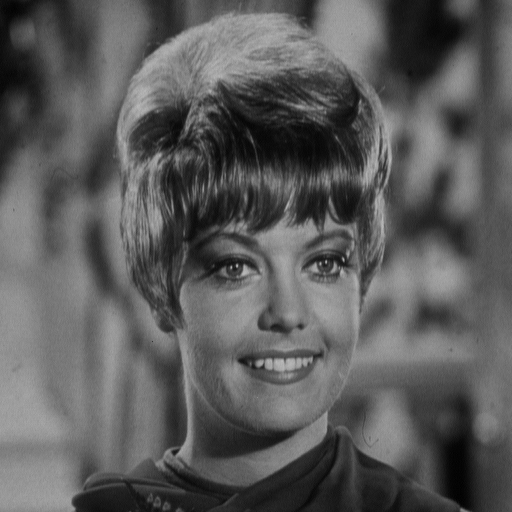
%> input picture 1.Frequency Based Approach/implementing the naive frequency based weights on different images  with constant offset/zelda.png, 512 x 512 px
$ octave L.m   (GNU Octave 9; MATLAB toolbox functions it lacks are replaced by stand-ins)
%> lines starting %> are read from the running program, lines starting %| are printed output that depends on the picture
clear
filename = 'zelda'
img = (imread(strcat(filename,'.png')));
%> img is the input picture: size 512x512 uint8; min 0, max 187, mean 91.2
[count , ~] = imhist(img);
%> count = 256 values, max 2588 at index 121, min 0 at index 187, mean 1024
for i = 0:255
    A(:,:,i+1) = (img >= i); %higher SSIM with equality
end
B = zeros(size(img));
for i =0:255
    B(:,:) = B(:,:) + A(:,:,i+1);
end
B = B + (B < 1)*3;
B = im2uint8(B,'indexed');
imshow(B)
title('REMADE');
figure;
imshow(img);
title('Actual');
B = zeros(size(img));
for i =0:255
    B(:,:) = B(:,:) + A(:,:,i+1)*(i)*(count(i+1)/(size(img,1)*size(img,2)));
end
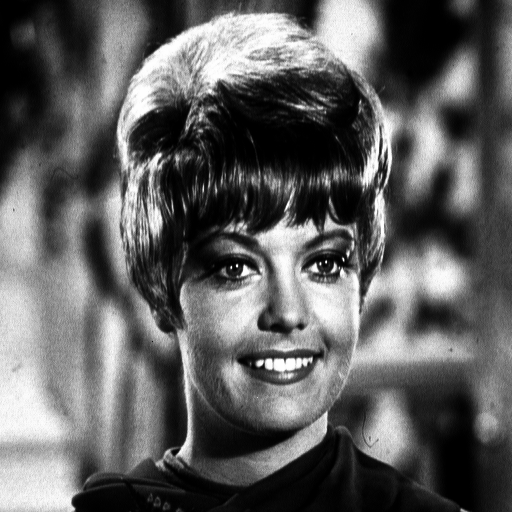
%> B: size 512x512 double; min 0, max 91.17, mean 34.3; drawn with min black and max white
figure;
imhist(img)
title('Actual');
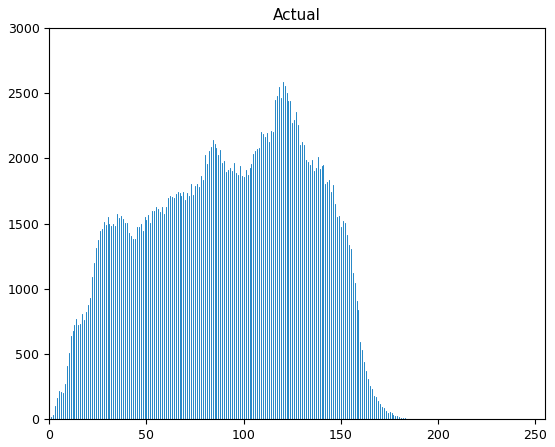
%> figure redrawn from the program's plot data; highest point at x = 120, y = 2588
B = ceil(B);
B = uint8(B);
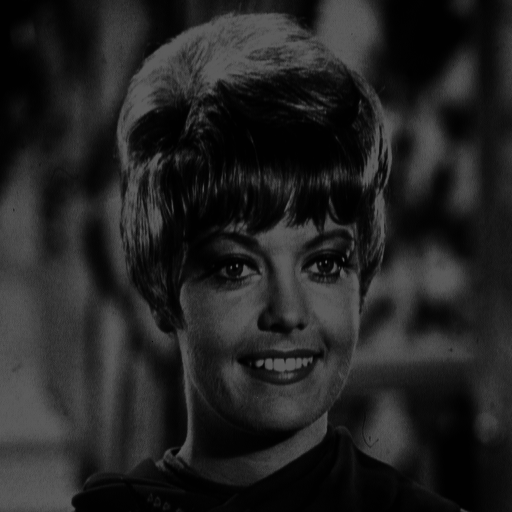
%> B: size 512x512 uint8; min 0, max 92, mean 34.8; mean of the top-left, top-right, bottom-left and bottom-right quarters 31.3, 29.1, 43.3, 35.3
offset = (sum(sum(img)))/(size(img,1)*size(img,2));
%> offset = 91.17
ssim(img,B);
ssim(img,B+offset);
figure,imshow(B+offset),title(strcat('With estimated offset- ',num2str(offset),'the ssim is ',ssim(img,B+offset)));
%> after `imshow(B+offset)`:
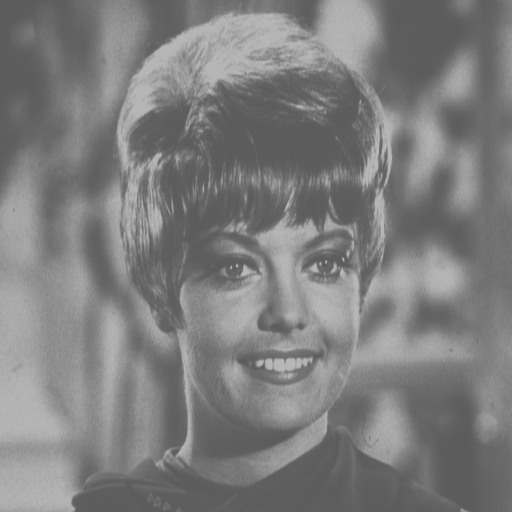
%> displayed picture: size 512x512, on the screen's scale of 0 to 255; min 91, max 183, mean 125.8
imwrite(B+offset,strcat('Estimated offset ',filename,'.jpg'),'jpeg')
offplot = zeros(1,255);
for i = 1: 255
    offplot(i) = ssim(img,B+i);
end
%> after the loop, offplot = 255 values, max 0.9 at index 49, min 0.385 at index 255, mean 0.7
figure,plot(linspace(1,255,255),offplot),title('Plot of SSIM for different offsets');
%> after `title('Plot of SSIM for different offsets')`:
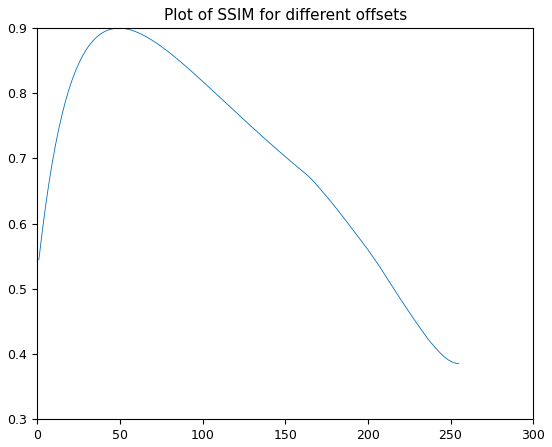
%> figure redrawn from the program's plot data; curve peaks at x = 49, y = 0.9
imwrite(plot(linspace(1,255,255),offplot),strcat('Plot ',filename,'.jpg'),'jpeg')
[value,index] = max(offplot);
%> value = 0.9; index = 49
figure,imshow(B + max(max(offplot))),title(strcat('Remade with Optimised Offset ',num2str(index),'giving SSIM ',num2str(value)));
imwrite(B + max(max(offplot)),strcat('Image with optimised offset ',filename,'.jpg'),'jpeg')
figure,imhist(B + max(max(offplot))),title(strcat('Remade with Optimised Offset',num2str(index),'giving SSIM ',num2str(value)));
%> after `title(strcat('Remade with Optimised Offset',num2str(index),'giving SSI`:
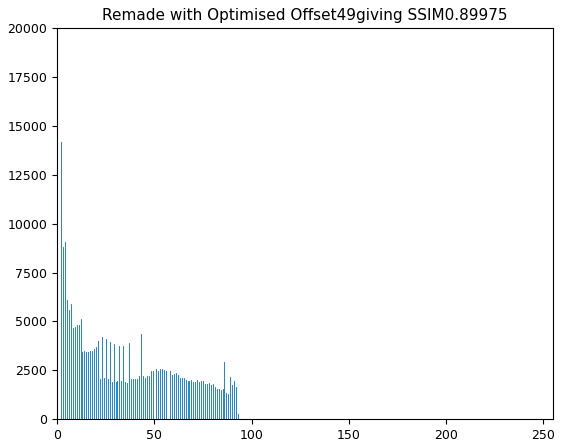
%> figure redrawn from the program's plot data; highest point at x = 2, y = 14175
